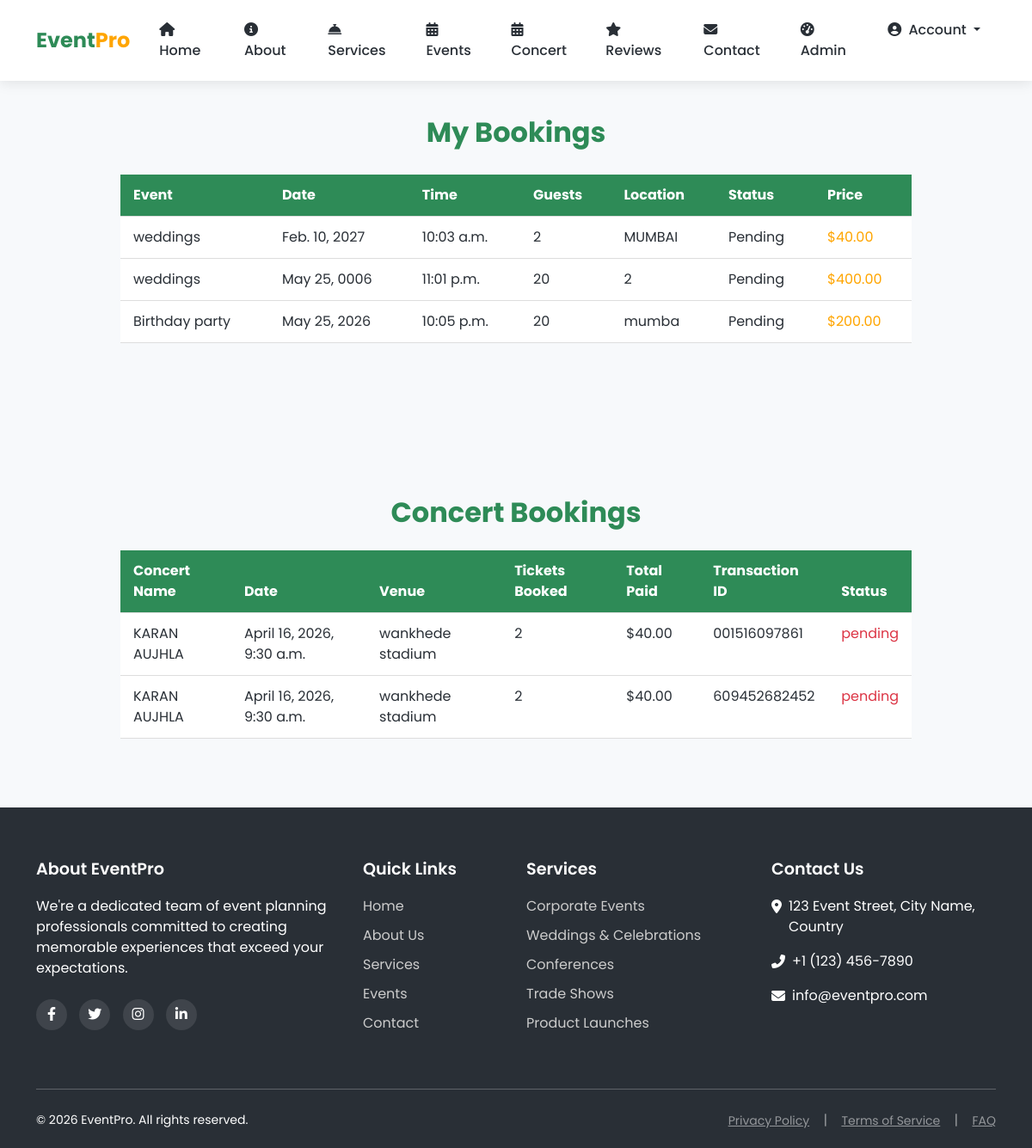
Screenshot of /my-bookings/ (signed in) with the database file from the repository.
### events/models.py (models this page shows, shortened)
class Booking(models.Model):
    user = models.ForeignKey(User, on_delete=models.CASCADE)
    event = models.ForeignKey(Event, on_delete=models.CASCADE)
    booking_date = models.DateTimeField(auto_now_add=True)
    event_date = models.DateField()
    event_time = models.TimeField()  # Time for the event, like 18:30
    total_price = models.DecimalField(max_digits=10, decimal_places=2)
    payment_status = models.BooleanField(default=False)
    guest_count = models.PositiveIntegerField(default=20)
    additional_requests = models.TextField(blank=True, null=True)
    status = models.CharField(max_length=20, default="Pending", choices=[("Pending", "Pending"), ("Confirmed", "Confirmed"), ("Cancelled", "Cancelled")])
    location = models.CharField(max_length=255)
    phone_number = models.CharField(max_length=15, blank=True, null=True)  # Optional phone number field
    email = models.EmailField(blank=True, null=True)  # Optional email field

class Event(models.Model):
    title = models.CharField(max_length=255)
    description = models.TextField()
    category = models.CharField(max_length=20, choices=EVENT_CATEGORIES)
    price = models.DecimalField(max_digits=10, decimal_places=2)
    image = models.ImageField(upload_to='event_images/', blank=True, null=True)

class C_Booking(models.Model):
    user = models.ForeignKey(User, on_delete=models.CASCADE)  # User who booked the ticket
    concert = models.ForeignKey(Concert, on_delete=models.CASCADE)  # Concert being booked
    quantity = models.PositiveIntegerField()  # Number of tickets booked
    total_price = models.DecimalField(max_digits=10, decimal_places=2)  # Total price paid
    transaction_id = models.CharField(max_length=50, blank=True, null=True)
    booking_date = models.DateTimeField(auto_now_add=True)  # Booking timestamp
    status = models.CharField(
        max_length=20,
        choices=[('pending', 'Pending Payment'), ('confirmed', 'Confirmed'), ('cancelled', 'Cancelled')],
        default='pending'
    )  # Status of booking

class Concert(models.Model):
    name = models.CharField(max_length=255)  # Concert name
    description = models.TextField()  # Concert details
    date = models.DateTimeField()  # Date and time of the concert
    venue = models.CharField(max_length=255)  # Venue name
    address = models.TextField()  # Full address
    city = models.CharField(max_length=100)  # City
    state = models.CharField(max_length=100, blank=True, null=True)  # State (optional)
    country = models.CharField(max_length=100)  # Country
    ticket_price = models.DecimalField(max_digits=10, decimal_places=2)  # Ticket price
    total_tickets = models.PositiveIntegerField()  # Total tickets available
    available_tickets = models.PositiveIntegerField()  # Remaining tickets
    qr_code = models.ImageField(upload_to='qr_codes/', blank=True, null=True)  # Google Pay QR code uploaded by admin
    image = models.ImageField(upload_to='concert_images/', blank=True, null=True)  # Concert banner
    created_at = models.DateTimeField(auto_now_add=True)  # Created timestamp
    updated_at = models.DateTimeField(auto_now=True)  # Updated timestamp

### events/views.py (the view)
# urls.py: path('my-bookings/', views.my_bookings, name='my_bookings'),
@login_required
def my_bookings(request):
    bookings = Booking.objects.filter(user=request.user)
    c_bookings = C_Booking.objects.filter(user=request.user).order_by('-booking_date')
    return render(request, 'my_bookings.html', {'bookings': bookings,"c_bookings":c_bookings})

### events/templates/my_bookings.html (shortened to what this page needs)
{% extends 'base.html' %}
{% block content %}
<div class="bookings-page">
<div class="container">
    <h2>My Bookings</h2>
    {% if bookings %}
        <table class="table">
            <thead>
                <tr>
                    <th>Event</th>
                    <th>Date</th>
                    <th>Time</th>
                    <th>Guests</th>
                    <th>Location</th>
                    <th>Status</th>
                    <th>Price</th>
                </tr>
            </thead>
            <tbody>
                {% for booking in bookings %}
                    <tr>
                        <td>{{ booking.event.title }}</td>
                        <td>{{ booking.event_date }}</td>
                        <td>{{ booking.event_time }}</td>
                        <td>{{ booking.guest_count }}</td>
                        <td>{{ booking.location }}</td>
                        <td>{{ booking.status }}</td>
                        <td>${{ booking.total_price }}</td>
                    </tr>
                {% endfor %}
            </tbody>
        </table>
    {% else %}
        <p>No bookings yet.</p>
    {% endif %}
</div>
<div class="container mt-5">
    <h2 class="mb-4">Concert Bookings</h2>
    {% if c_bookings %}
        <table class="table">
            <thead>
                <tr>
                    <th>Concert Name</th>
                    <th>Date</th>
                    <th>Venue</th>
                    <th>Tickets Booked</th>
                    <th>Total Paid</th>
                    <th>Transaction ID</th>
                    <th>Status</th>
                </tr>
            </thead>
            <tbody>
                {% for booking in c_bookings %}
                    <tr>
                        <td>{{ booking.concert.name }}</td>
                        <td>{{ booking.concert.date }}</td>
                        <td>{{ booking.concert.venue }}</td>
                        <td>{{ booking.quantity }}</td>
                        <td>${{ booking.total_price }}</td>
                        <td>{{ booking.transaction_id }}</td>
                        <td>
                            <span class="{% if booking.status == 'Confirmed' %}text-success{% else %}text-danger{% endif %}">
                                {{ booking.status }}
                            </span>
                        </td>
                    </tr>
                {% endfor %}
            </tbody>
        </table>
    {% else %}
        <div class="alert alert-info">You have no concert bookings yet.</div>
    {% endif %}
</div>
</div>
{% endblock %}

### events/templates/my_bookings.html (style rules this page uses)
.bookings-page { --primary: #2E8B57; --primary-dark: #1D6841; --secondary: #FFA500; --dark: #292F36; --light: #F7F9FB; --gray: #6C757D; --accent: #FF6B6B; height: auto; }
.bookings-page .container { max-width: 960px; margin: 0 auto; padding: 50px 20px; }
.bookings-page h2 { text-align: center; margin-bottom: 30px; color: var(--primary); font-size: 2rem; font-weight: 700; }
.bookings-page table { width: 100%; border-collapse: collapse; margin-bottom: 30px; }
.bookings-page th, .bookings-page td { padding: 12px 15px; text-align: left; border-bottom: 1px solid #ddd; font-size: 1rem; }
.bookings-page th { background-color: var(--primary); color: white; font-weight: bold; }
.bookings-page tr:nth-child(even) { background-color: var(--light); }
.bookings-page td { color: var(--dark); }
.bookings-page td:last-child { color: var(--secondary); }

### rows the page displays
Booking: event "weddings", event_date "Feb. 10, 2027", event_time "10:03 a.m.", guest_count "2", location "MUMBAI", status "Pending", total_price "40.00"
Booking: event "weddings", event_date "May 25, 0006", event_time "11:01 p.m.", guest_count "20", location "2", status "Pending", total_price "400.00"
Booking: event "Birthday party", event_date "May 25, 2026", event_time "10:05 p.m.", guest_count "20", location "mumba", status "Pending", total_price "200.00"
C_Booking: concert.name "KARAN AUJHLA", concert "April 16, 2026, 9:30 a.m.", concert.venue "wankhede stadium", quantity "2", total_price "40.00", transaction_id "001516097861", status "pending"
C_Booking: concert.name "KARAN AUJHLA", concert "April 16, 2026, 9:30 a.m.", concert.venue "wankhede stadium", quantity "2", total_price "40.00", transaction_id "609452682452", status "pending"
